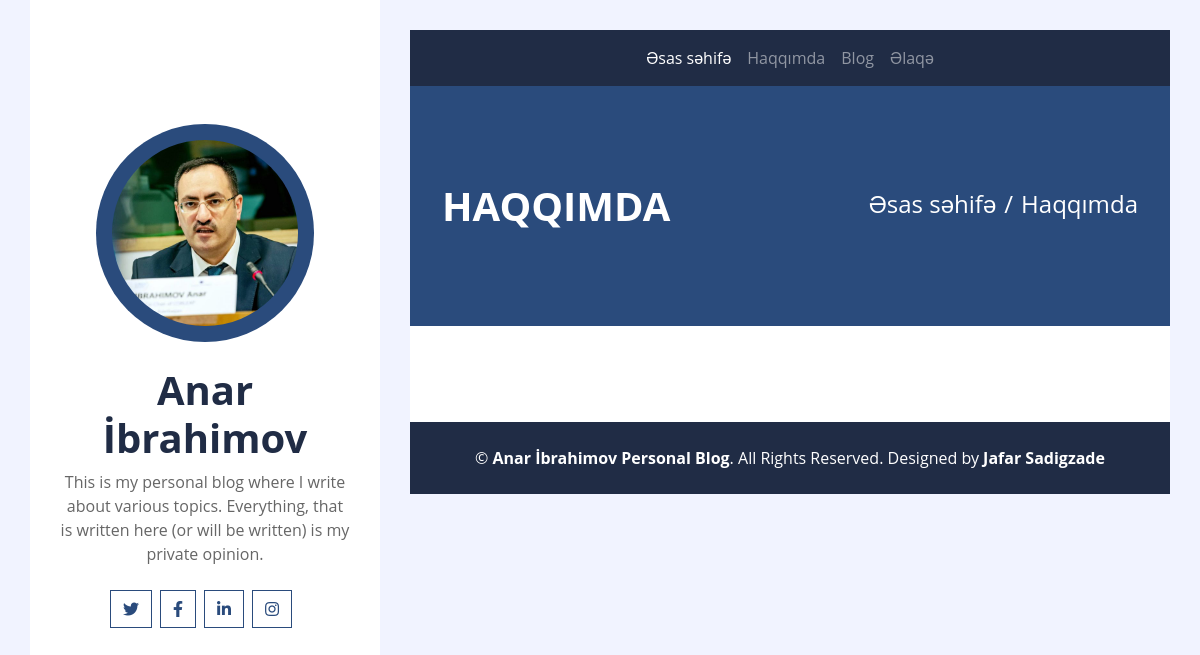
The app's page /about, older data.
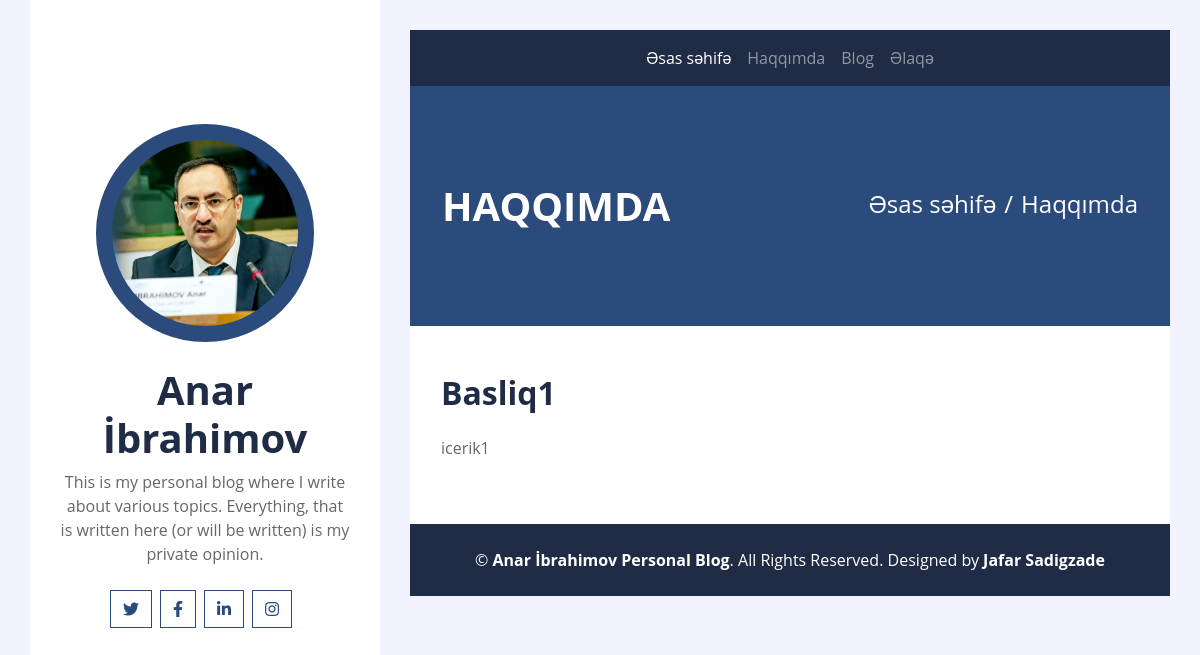
The same page, newer data.
### blog/models.py (models this page shows, shortened)
class About(models.Model):
    title = models.CharField(max_length=200)
    text = RichTextField()
    images = models.ImageField(upload_to="about/", blank=True, null=True)
    is_active = models.BooleanField(default=False)

### blog/views.py (the view)
# urls.py: path("about", views.about, name="about"),
def about(request):
    abouts = About.objects.filter(is_active=True)
    return render(request, "about.html", {"abouts": abouts})

### blog/context.py (called while the page is built)
def my_context(request):
    profile = Contact.objects.get(id=2)
    return {"profile": profile}

### blog/templates/about.html (shortened to what this page needs)
{% extends 'base.html' %}
{% load static %}
{% block content %}
    <div class="container py-5 px-2 bg-primary">
        <div class="row py-5 px-4">
            <div class="col-sm-6 text-center text-md-left">
                <h1 class="mb-3 mb-md-0 text-white text-uppercase font-weight-bold">Haqqımda</h1>
            </div>
            <div class="col-sm-6 text-center text-md-right">
                <div class="d-inline-flex pt-2">
                    <h4 class="m-0 text-white"><a class="text-white" href="{% url '' %}">Əsas səhifə</a></h4>
                    <h4 class="m-0 text-white px-2">/</h4>
                    <h4 class="m-0 text-white">Haqqımda</h4>
                </div>
            </div>
        </div>
    </div>
    <div class="container bg-white pt-5">
        <div class="row px-3 pb-5">
        {% for about in abouts %}
            <div class="col-md-12">
                <h2 class="mb-4 font-weight-bold">{{ about.title }}</h2>
                <p class="m-0">
                    {{ about.text|safe }}
                </p>
            </div>
        {% endfor %}
        </div>
    </div>
{% endblock %}

Row changes from the older to the newer data that the page shows:
added About: title "Basliq1", text "icerik1"
